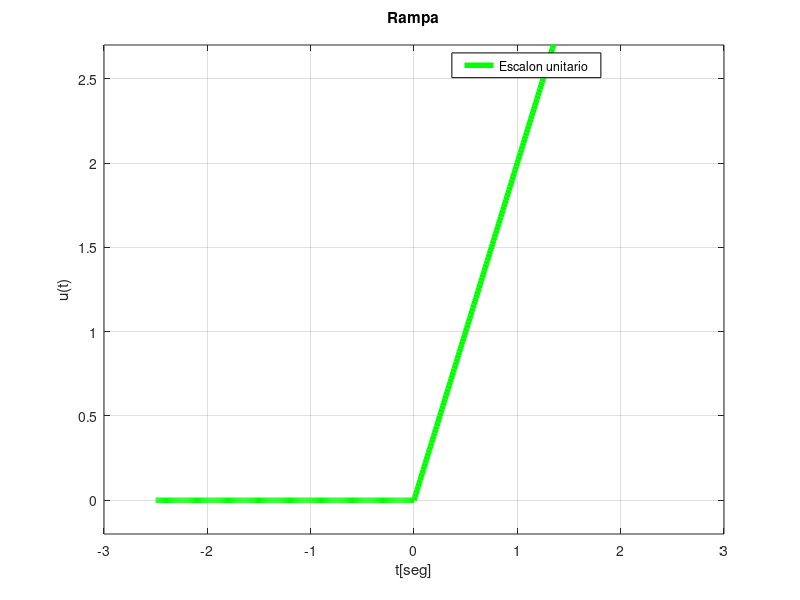

Recreate this plot in MATLAB.
clc
clear all
Fs=100;
t1=[-2.5:1/Fs:2.5];
Lt=length(t1);
for k1=1:Lt;
    if t1(k1)<0;
        u1(k1)=0;
    else
        u1(k1)=1;
    end
end
r2=2*t1.*u1;
t3=t1;



figure1 = figure;

axes1 = axes('Parent',figure1,'YGrid','on','XGrid','on');
ylim(axes1,[-0.2 2.7]);
box(axes1,'on');
hold(axes1,'on');
plot(t3,r2,'g','DisplayName','Escalon unitario','LineWidth',4);
xlabel('t[seg]');
ylabel('u(t)');
title({'Rampa',''});
legend1 = legend(axes1,'show');
set(legend1,...
    'Position',[0.564823717758594 0.870551656884501 0.186250004323324 0.0370370362091949],...
    'EdgeColor',[0 0 0]);